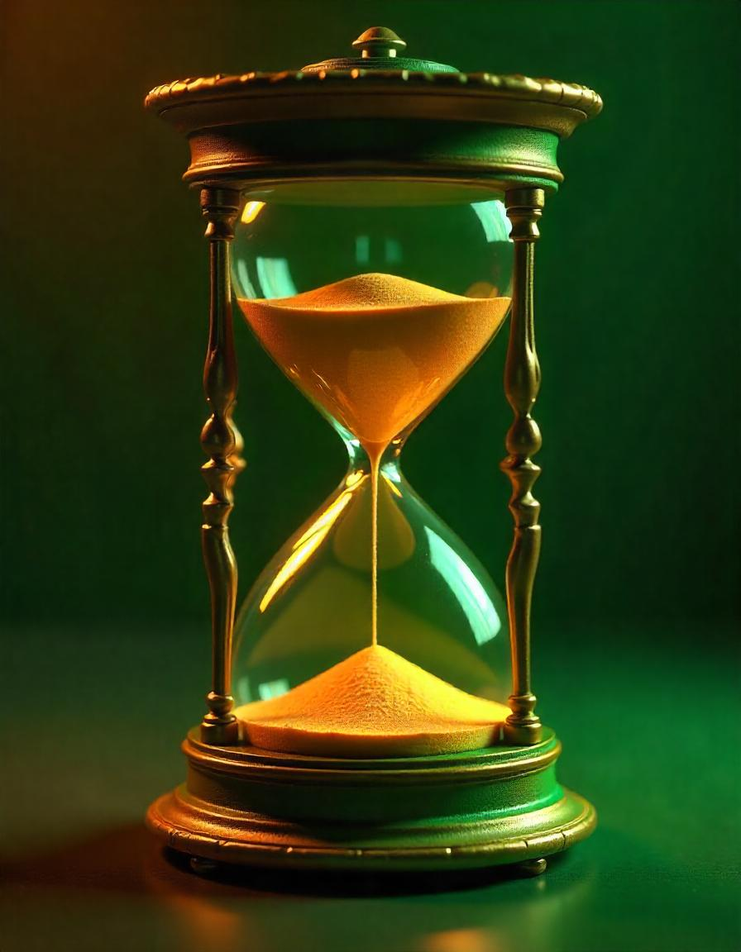
#> input picture images/img.png, 741 x 952 px, shrunk from 896 x 1152 before the run
$ jupyter execute program9.ipynb
#> lines starting #> are read from the running program, lines starting #| are printed output that depends on the picture; after the words box and inside, x2 and y2 are one past the last pixel; in counts of white or black regions, pixels touching at a corner belong together
### Implement Edge detection and Contour detection on images using openCV.

[cell 1]
import cv2
image=cv2.imread('../images/img.png')
#> image is the input picture: shape (952, 741, 3); mean B, G, R 17.5, 60.9, 46.2
gray=cv2.cvtColor(image,cv2.COLOR_BGR2GRAY)
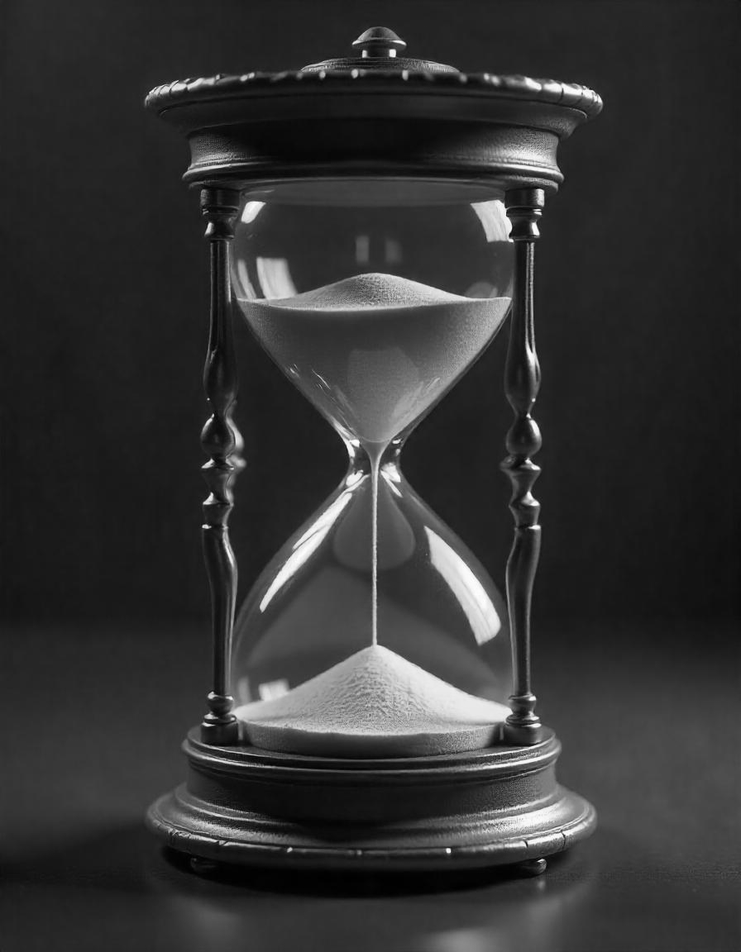
#> gray: shape (952, 741); min 0, max 255, mean 51.5
blurred=cv2.GaussianBlur(gray,(3,3),0)

[cell 2]
wide_edge=cv2.Canny(blurred,10,100)
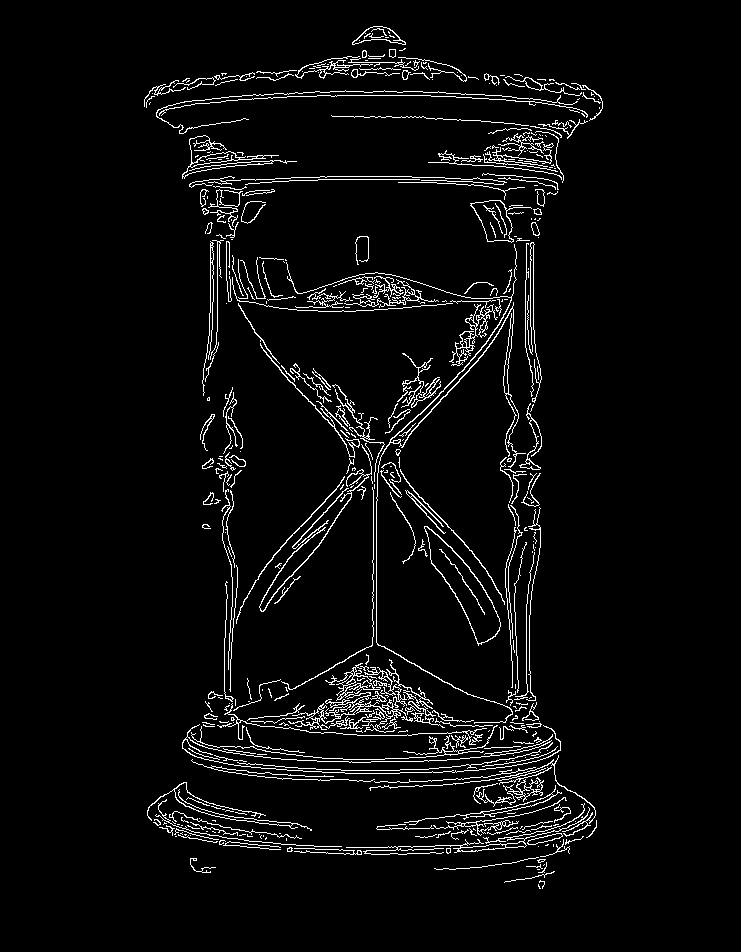
#> wide_edge: shape (952, 741); 4.3% white in thin lines or dots, all inside (x1, y1, x2, y2) = (144, 26, 603, 889)
mid_edge=cv2.Canny(blurred,30,150)
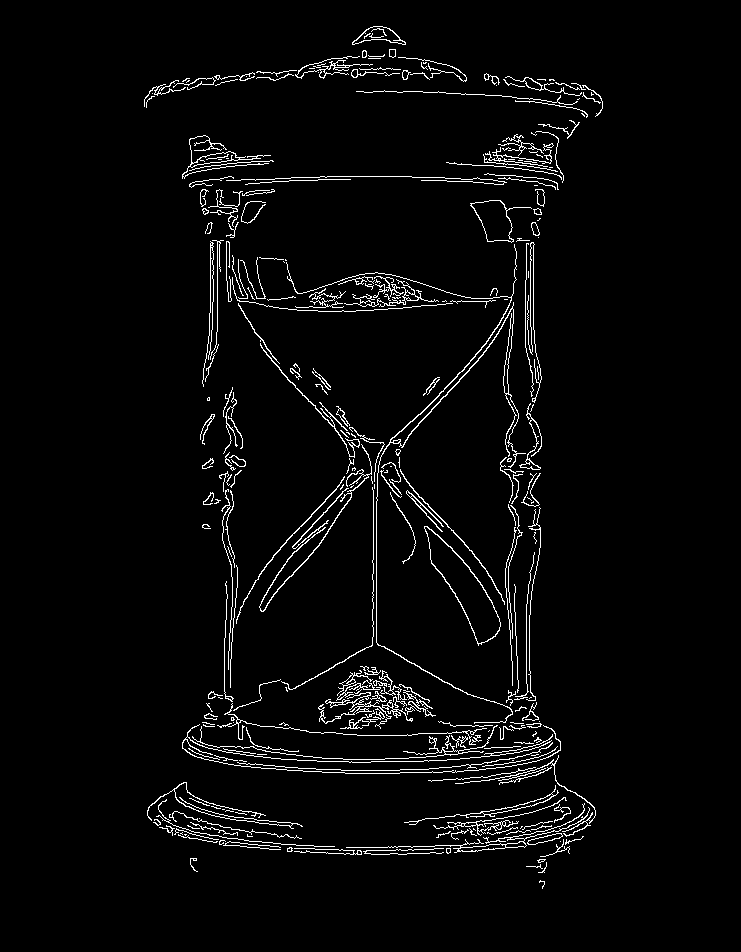
#> mid_edge: shape (952, 741); 3.3% white in thin lines or dots, all inside (x1, y1, x2, y2) = (144, 26, 603, 889)
tight_edge=cv2.Canny(blurred,240,250)
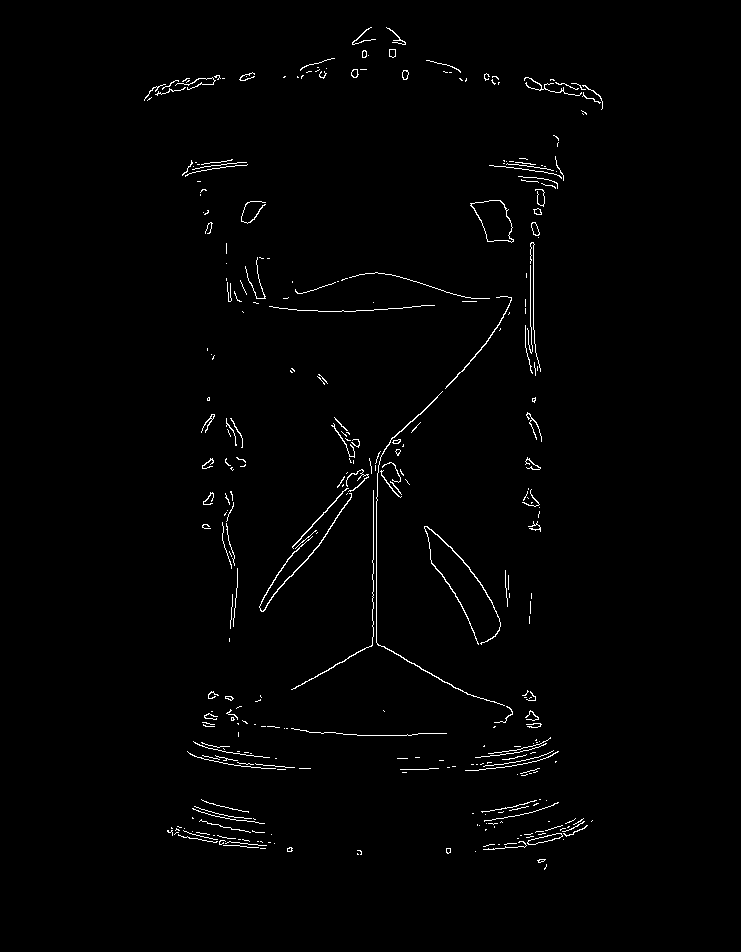
#> tight_edge: shape (952, 741); 1.2% white in thin lines or dots, all inside (x1, y1, x2, y2) = (144, 27, 603, 870)

[cell 3]
cv2.imshow("Original Image",image)
cv2.imshow("Wide edge",wide_edge)
cv2.imshow("Mid edge",mid_edge)
cv2.imshow("Tight edge",tight_edge)

cv2.waitKey(0)
cv2.destroyAllWindows()

[cell 4]
#contour detection

contours,_=cv2.findContours(mid_edge,cv2.RETR_EXTERNAL,cv2.CHAIN_APPROX_SIMPLE)
#> contours = 281 contours, 224 with area under 20; largest, box (x1, y1, x2, y2) and area: (424, 526, 501, 646) 3078, (470, 200, 532, 243) 1130, (352, 26, 406, 45) 494, (182, 135, 271, 179) 371, (286, 244, 526, 724) 368
cv2.drawContours(image,contours,-1,(0,255,0),3)
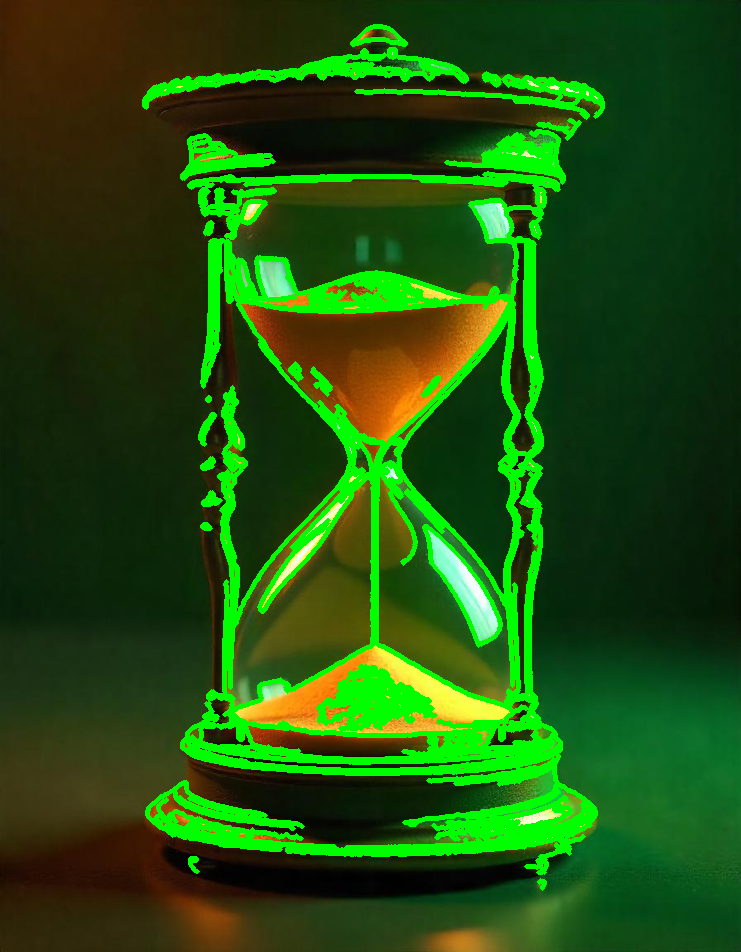
#> image: shape (952, 741, 3); 12.43% of pixels changed, all inside (x1, y1, x2, y2) = (142, 24, 605, 891)
print("Number of contours: ",str(len(contours)))
#| Number of contours:  281

cv2.imshow("Contours",image)
cv2.waitKey(0)
cv2.destroyAllWindows()
